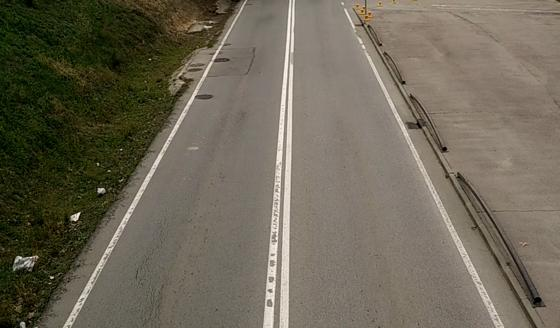
#> input picture week5/images/in000018.jpg, 560 x 328 px
$ python -i detectors.py   (imports and definitions only)   (older library calls are emulated)
#> lines starting #> are read from the running program, lines starting #| are printed output that depends on the picture; after the words box and inside, x2 and y2 are one past the last pixel; in counts of white or black regions, pixels touching at a corner belong together
#> further down, picture is the input picture: shape (328, 560, 3); mean B, G, R 86.9, 102.4, 109
'''
    File name         : detectors.py
    File Description  : Detect objects in video frame
    Author            : Srini Ananthakrishnan
    Date created      : 07/14/2017
    Date last modified: 07/16/2017
    Python Version    : 2.7
'''

# Import python libraries
import numpy as np
import cv2
from skimage import morphology

# set to 1 for pipeline images
debug = 0


class Detectors(object):
    """Detectors class to detect objects in video frame
    Attributes:
        None
    """
    def __init__(self):
        """Initialize variables used by Detectors class
        Args:
            None
        Return:
            None
        """
        self.fgbg = cv2.createBackgroundSubtractorMOG2()

    def Detect(self, frame):
        """Detect objects in video frame using following pipeline
            - Convert captured frame from BGR to GRAY
            - Perform Background Subtraction
            - Detect edges using Canny Edge Detection
              http://docs.opencv.org/trunk/da/d22/tutorial_py_canny.html
            - Retain only edges within the threshold
            - Find contours
            - Find centroids for each valid contours
        Args:
            frame: single video frame
        Return:
            centers: vector of object centroids in a frame
        """

        # Convert BGR to GRAY
        gray = cv2.cvtColor(frame, cv2.COLOR_BGR2GRAY)
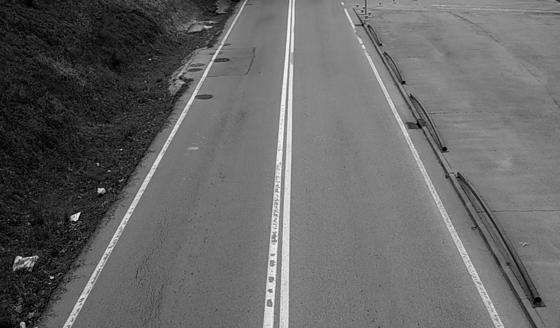
#> gray: shape (328, 560); min 0, max 252, mean 102.7

        if (debug == 1):
            cv2.imshow('gray', gray)

        # Perform Background Subtraction
        fgmask = self.fgbg.apply(gray)
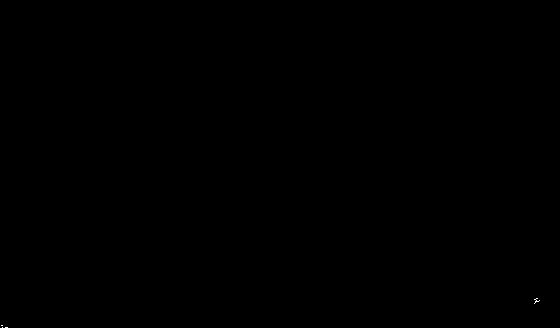
#> fgmask: shape (328, 560); values 127 (black) and 255 (white), 0.01% white in thin lines or dots, all inside (x1, y1, x2, y2) = (1, 298, 540, 328)

        # Apply morphological operation
#> (the run stopped early here; a loop or call above may not have finished)
